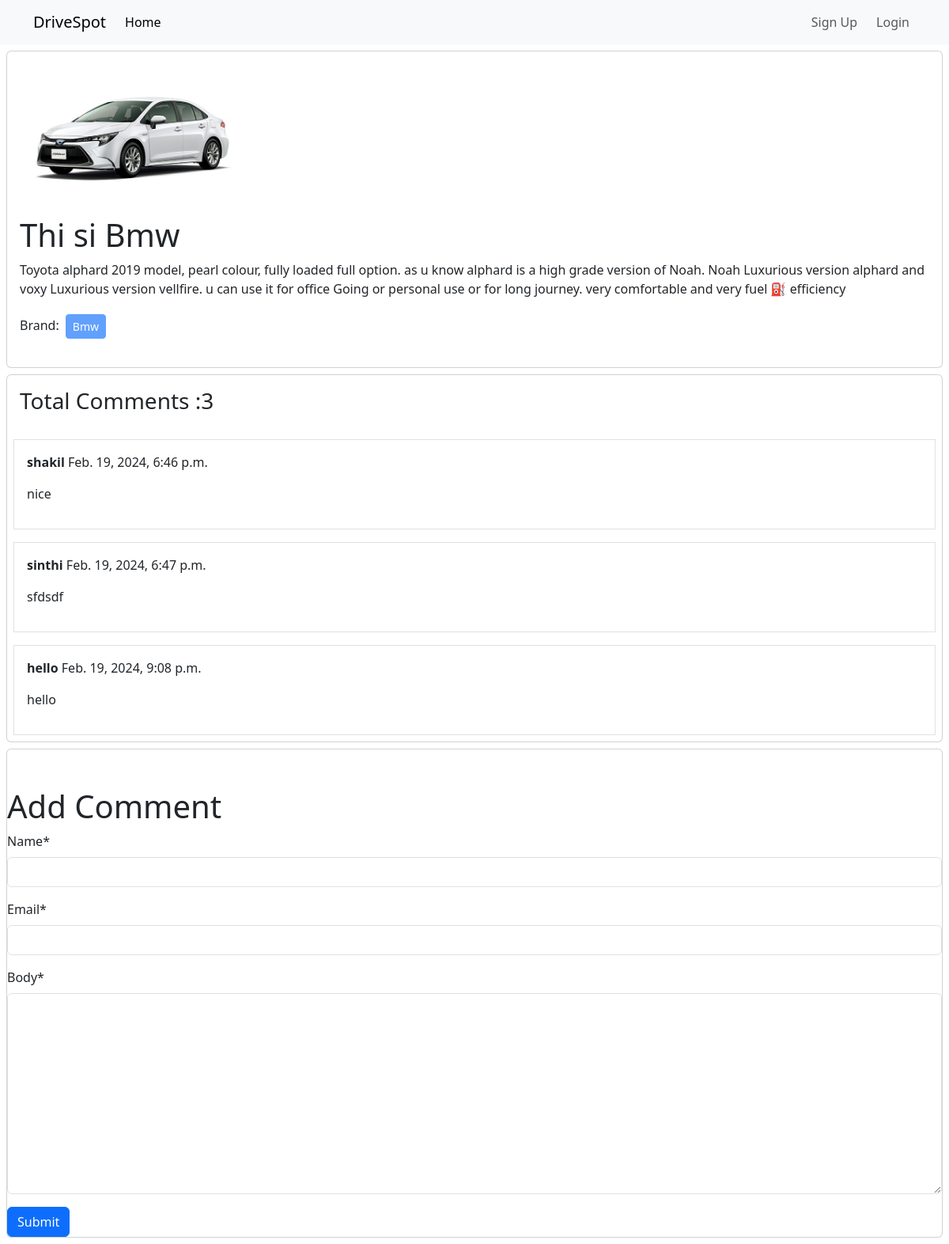
Screenshot of /car_post/details/4 with the database file from the repository.
### car_post/models.py (models this page shows, shortened)
class CarPosts(models.Model):
    category = models.ForeignKey(Category, on_delete = models.CASCADE)
    title = models.CharField(max_length = 100)
    content= models.TextField()
    quantity = models.IntegerField()
    price = models.IntegerField()
    image = models.ImageField(upload_to='uploads/', blank=True, null= True)

class Comment(models.Model):
    cars = models.ForeignKey(CarPosts, on_delete= models.CASCADE, related_name = 'comments')
    name = models.CharField(max_length= 50)
    email = models.EmailField()
    body = models.TextField()
    created_on = models.DateTimeField(auto_now_add = True)

### categories/models.py (models this page shows)
class Category(models.Model):
    name = models.CharField(max_length = 100)
    slug = models.SlugField(max_length = 100,unique = True, null = True, blank = True)
    def __str__(self):
        return self.name

### car_post/views.py (the view)
# urls.py: path('details/<int:id>',views.detail_post_view, name='car_details'),
def detail_post_view(request, id):
    cars = models.CarPosts.objects.get(id=id)
    if request.method == 'POST':
        comment_form = forms.CommentForm(data=request.POST)
        if comment_form.is_valid():
            new_comment = comment_form.save(commit=False)
            new_comment.cars = cars
            new_comment.save()
    comments = cars.comments.all()
    comment_form = forms.CommentForm()
    context = {
        'cars': cars,
        'comments': comments,
        'comment_form': comment_form
    }
    return render(request, 'car_details.html', context)

### car_post/forms.py
class CommentForm(forms.ModelForm):
    class Meta:
        model = Comment
        fields = ['name','email','body']

### car_post/templates/car_details.html
{% extends 'base.html' %}
{% load crispy_forms_tags %}
{% block content %}
<div class="col-sm-12 mb-3 mb-sm-0">
  <div class="card mx-2 my-2">
    <div class="card-body">
      <img src="{{cars.image.url}}" class="card-img-top w-25" alt="picture" />
      <h1 class="card-title">{{cars.title}}</h1>
      <p class="card-text">{{cars.content}}</p>
      <p>
        Brand:
        <button class="btn btn-primary btn-sm disabled m-1">
          {{cars.category}}
        </button>
      </p>
    </div>
  </div>
</div>
<div class="card m-2">
  <h3 class="p-3">Total Comments :{{comments | length}}</h3>
  {% for comment in comments %}
  <div class="card-body border m-2">
      <p><b>{{comment.name}}</b> {{comment.created_on}}</p>
      <p>{{comment.body}}</p>
  </div>
  {% endfor %}
</div>
<div class="card m-2">
<form method="post" class="pt-5">
  <h1>Add Comment</h1>
  {% csrf_token %} {{comment_form | crispy}}
  <button class="btn btn-primary">Submit</button>
</form>
</div>
{% endblock %}

### templates/base.html (shortened to what this page needs)
<!DOCTYPE html>
<html lang="en">
<head>
    <link href="https://cdn.jsdelivr.net/npm/bootstrap@5.3.2/dist/css/bootstrap.min.css" rel="stylesheet">
</head>
<body>
    <nav class=" navbar navbar-expand-lg bg-body-tertiary">
        <div class="container-fluid  container">
          <a class="navbar-brand" href="#">DriveSpot</a>
          <div class="collapse navbar-collapse" id="navbarSupportedContent">
            <ul class="navbar-nav me-auto mb-2 mb-lg-0">
              <li class="nav-item">
                <a class="nav-link active" aria-current="page" href="{% url 'homepage' %}">Home</a>
              </li>
            </ul>
            <div class="d-flex" role="search">
              <ul class="navbar-nav me-auto mb- mb-lg-0">
                {% if request.user.is_authenticated %}
                <li class="nav-item mx-2">
                 <a class="btn btn-warning  nav-link " href="{% url 'profile' %}">Profile</a>
               </li>
                <li class="nav-item mx-2">
                 <a class="btn btn-warning  nav-link " href="{% url 'user_logout' %}">Log Out</a>
               </li>
                {% else %}
                   <li class="nav-item mx-2">
                     <a class="btn btn-warning  nav-link " href="{% url 'signup' %}">Sign Up</a>
                   </li>
                   <li class="nav-item">
                     <a class="nav-link btn btn-success" href="{% url 'login' %}">Login</a>
                   </li>
                {% endif %}
               </ul>
            </div>
          </div>
        </div>
      </nav>
      {% block content %}
      {% endblock %}
</body>
</html>

### rows the page displays
CarPosts: image (picture), title "Thi si Bmw", content "Toyota alphard 2019 model, pearl colour, fully loaded full option. as u know alphard is a high grade version of Noah. Noah Luxurious version alphard and voxy Luxurious version vellfire. u can use it for office Going or personal use or for long journey. very comfortable and very fuel ⛽️ efficiency", category "Bmw"
Comment: name "shakil", created_on "Feb. 19, 2024, 6:46 p.m.", body "nice"
Comment: name "sinthi", created_on "Feb. 19, 2024, 6:47 p.m.", body "sfdsdf"
Comment: name "hello", created_on "Feb. 19, 2024, 9:08 p.m.", body "hello"

### other values shown
{{ comments | length }} "3"
